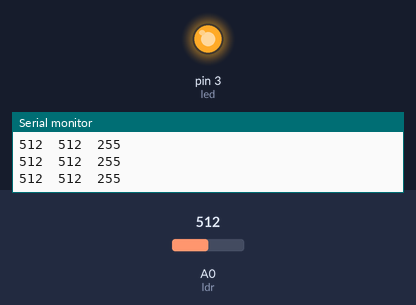
The sketch below on a simulated Arduino Uno, built with avr-gcc and run on an emulated ATmega328P. Parts: output pins drawn as LEDs (lit = HIGH), the last lines printed to the serial monitor. The inputs (shaded band) are chosen by the test bench; at power-on: A0 (ldr) = 512.

Above: at 1.2 s.
1.3 s: A0 (ldr) set to 497
At 2.5 s:
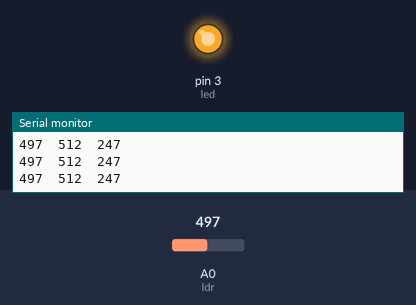
2.8 s: A0 (ldr) set to 306
At 3.8 s:
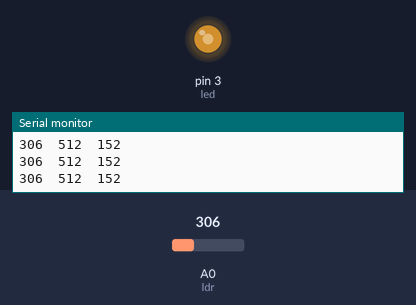
4.3 s: A0 (ldr) set to 0
At 5.5 s:
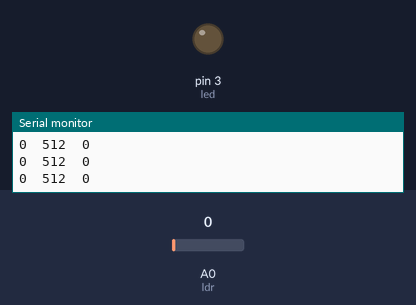
Timing chart, 0 to 7.3 s (numbered marks = the images above; inputs shaded):
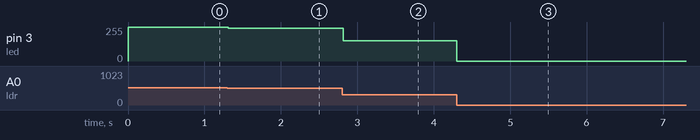

The sketch:

LDR_LED_MAP.ino
```cpp
/* From the last example, we want to maximise the value range of ur ldrvalue.
 *  Thus, we set a threshold for you highes "ldrvalue" and use it in map() function.
 */

int ldr = A0;

int led = 3;

int ldrvalue;
int brightness;

int brightnessMax = 100 ;

int brightnessAverage;

void setup()
{
  pinMode(ldr, INPUT);
  pinMode(led, OUTPUT);
  Serial.begin(9600);
}

void loop()
{
  ldrvalue = analogRead(ldr);

  if (ldrvalue > brightnessMax)
  {
    brightnessMax = ldrvalue ; //The "brightnessMax" will be updated when your "ldrvalue" is higher than it.
  }
  brightness = map(ldrvalue, 0, brightnessMax, 0 ,255);

  analogWrite(led, brightness);

  Serial.print(ldrvalue);
  Serial.print("\t");
  Serial.print(brightnessMax);
  Serial.print("\t");
  Serial.println(brightness);
}
```

Measured:
- after the input at 1.3 s, pin 3 (led): 255/255 → 247/255 at once
- after the input at 2.8 s, pin 3 (led): 247/255 → 152/255 at once
- after the input at 4.3 s, pin 3 (led): 152/255 → 0/255 at once
